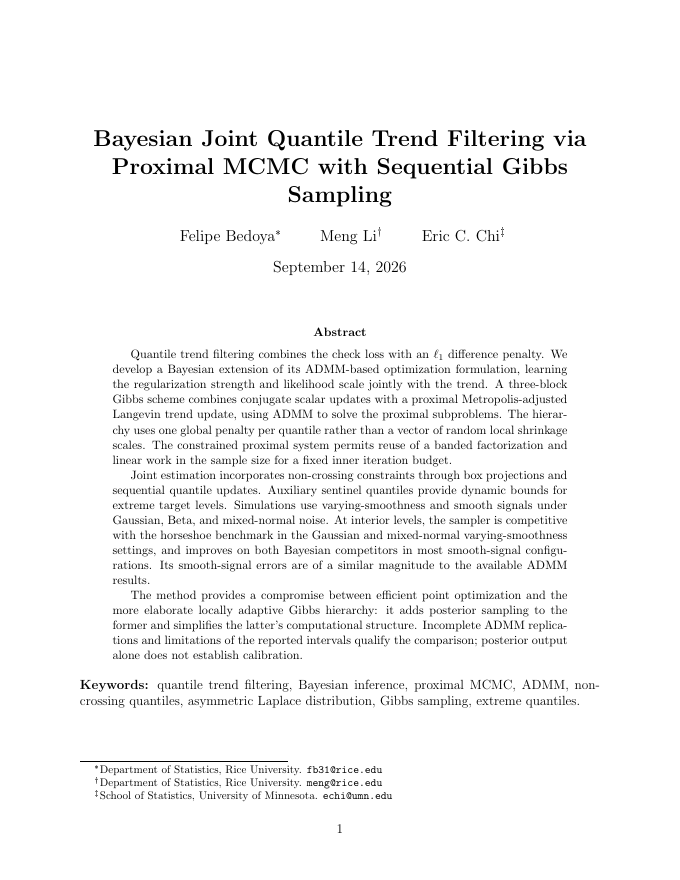
#> input picture paper/history/simulation_revision_20260914/render/page-01.png, 680 x 880 px; its folder holds only this picture in this run
$ python contact.py
#> lines starting #> are read from the running program, lines starting #| are printed output that depends on the picture
from PIL import Image,ImageOps,ImageDraw
from pathlib import Path
p=Path(__file__).resolve().parent/'render'
groups=[[1,2,3,4,5,6],[7,8,9,10,11,12],[13,14,15,16,17,18],[19,20,21,22,23,24],[25,26,27,28,29,30],[31,32,33,34,35,36],[37,38]]
for i,group in enumerate(groups,1):
    sheet=Image.new('RGB',(1440,3*962),'#D1D5DB')
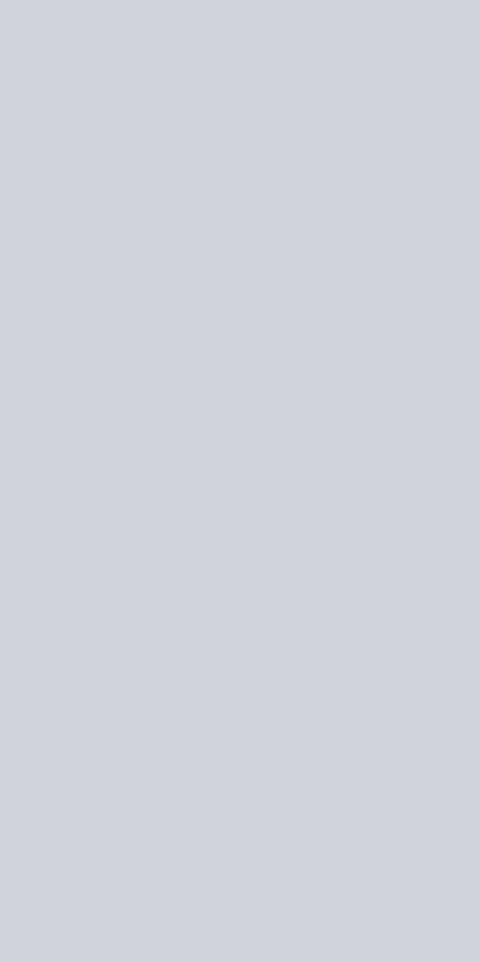
#> sheet: PIL image 1440x2886 RGB (shown at 1/3 size); mean R, G, B 209, 213, 219
    draw=ImageDraw.Draw(sheet)
    for j,n in enumerate(group):
        img=Image.open(p/f'page-{n:02d}.png').convert('RGB')
#> img is the input picture: PIL image 680x880 RGB; min 0, max 255, mean 245.6
        img.thumbnail((700,922))
        x=(j%2)*720+10;y=(j//2)*962+28
        sheet.paste(img,(x,y));draw.text((x,y-20),f'Page {n}',fill='black')
#> after `sheet.paste(img, (x, y))`:
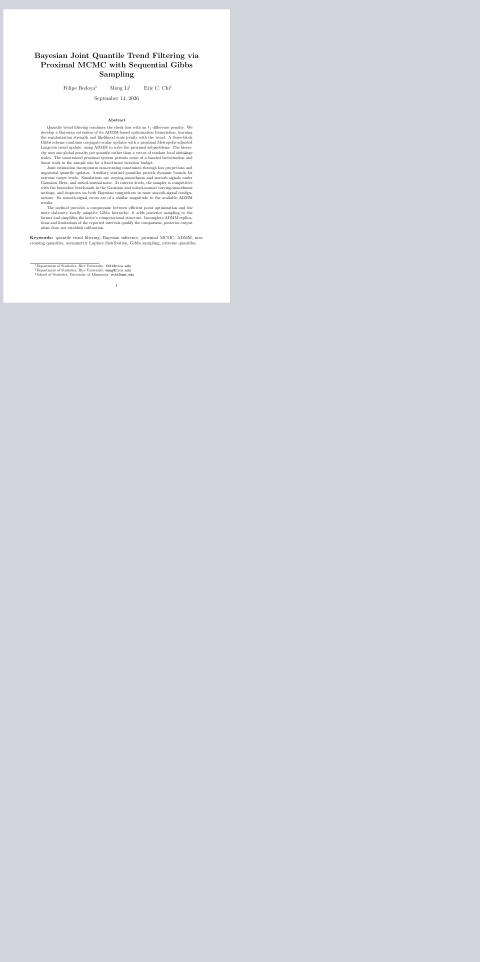
#> sheet: PIL image 1440x2886 RGB (shown at 1/3 size); mean R, G, B 214.3, 217.7, 222.8
#> (the run stopped early here; a loop or call above may not have finished)
